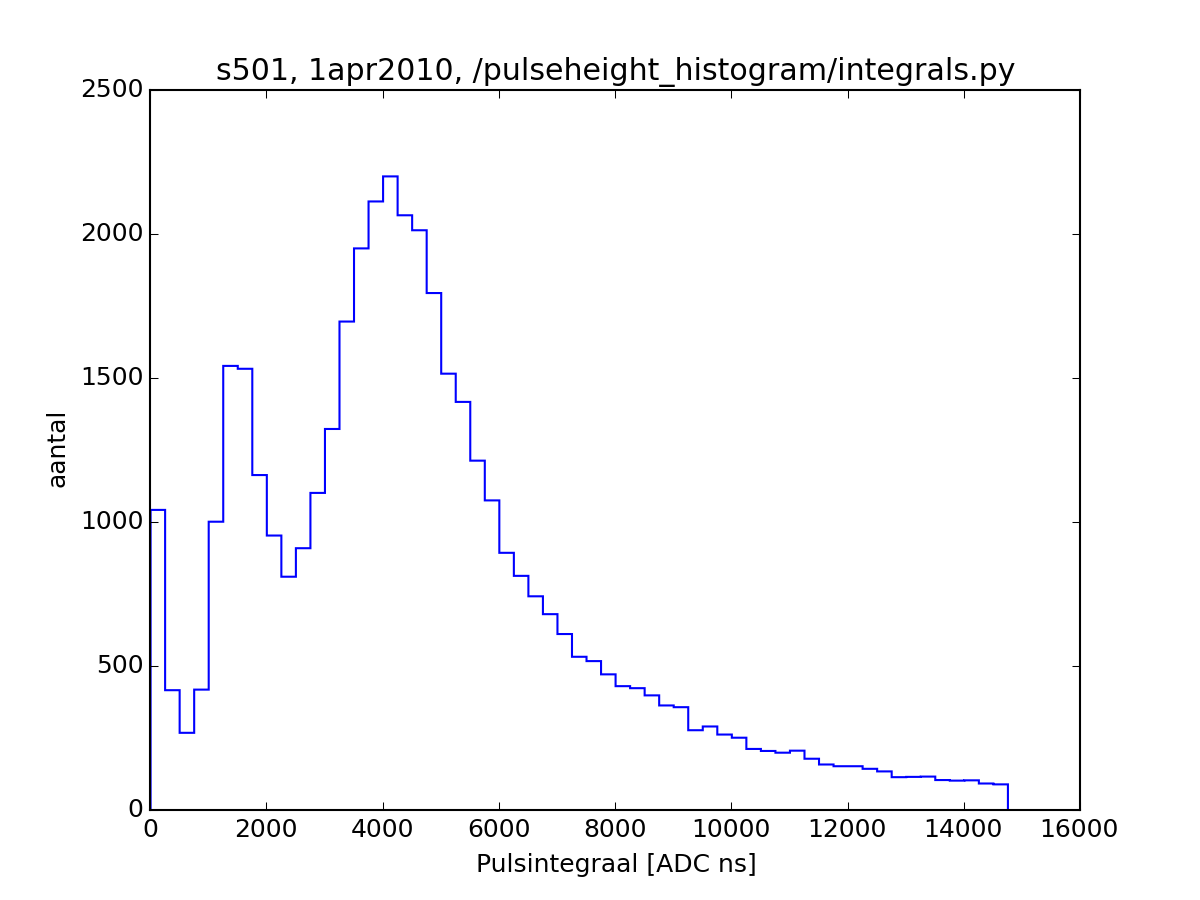

Reproduce this figure in Python.
import sapphire
import datetime
import tables
import os

import matplotlib.pyplot as plt

import numpy as np

STATION = 501
STATIONS = [STATION]
START = datetime.datetime(2010, 4, 1)
END = datetime.datetime(2010, 4, 2)
FILENAME = 'station_501_1dag.h5'


#
# Read event data from the ESD
#  store in table `/sSTATION' for example: /s501
#
def create_new_event_file(filename, stations, start, end):

    print  "creating file: ", filename
    data = tables.open_file(filename, 'w')

    print "reading from the ESD"
    for station in stations:
        print "Now reading station %d" % station
        sapphire.esd.download_data(data, '/s%d' % station, station, START, END)

    return data


if __name__ == '__main__':
    if 'data' not in globals():
        print "%s not in memory yet " % FILENAME
        if os.path.exists(FILENAME):
            print "%s exists. Opening." % FILENAME
            data = tables.open_file(FILENAME, 'a')
        else:
            print "%s does not exist. Trying to read from ESD"
            data = create_new_event_file(FILENAME, STATIONS, START, END)
    else:
        print "data already in globals."

    events = data.root.s501.events

    ph = events.col('integrals')
    ph1 = ph[:, 0]
    ph2 = ph[:, 1]
    ph3 = ph[:, 2]
    ph4 = ph[:, 3]

    #plt.xkcd()
    plt.figure()
    plt.hist(ph1, bins=np.arange(10.,15000.,250.), histtype='step')
    plt.title('s501, 1apr2010, /pulseheight_histogram/integrals.py')
    #plt.legend('[s501. detector 1. 2010-4-1 24h]')
    plt.xlabel('Pulsintegraal [ADC ns]')
    plt.ylabel('aantal')
    plt.savefig('integrals.png',dpi=150)
    plt.show()
    data.close()
